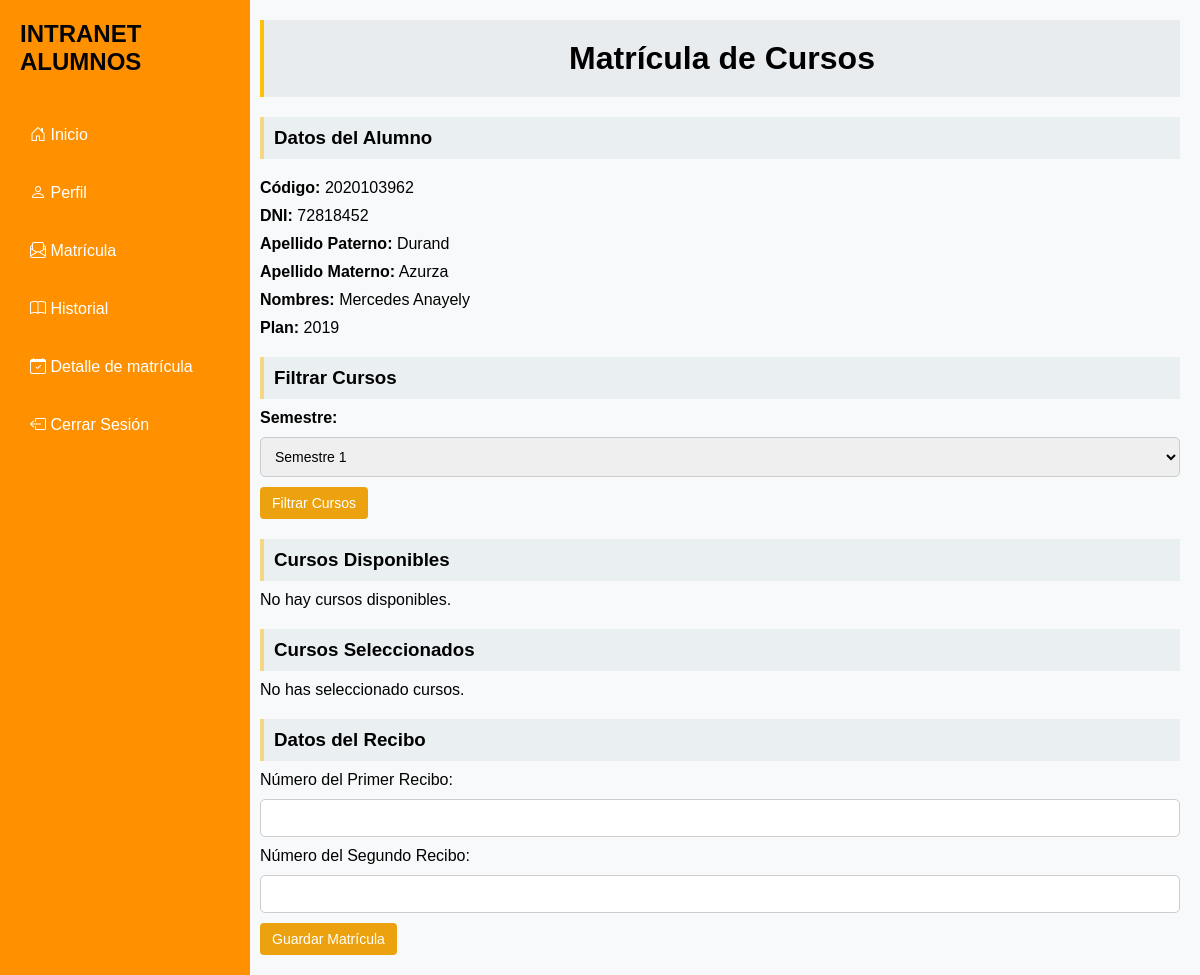
/matricula/ (signed in), run on the app's committed database.
### App/models.py (models this page shows, shortened)
class Alumno(models.Model):
    id_alumno = models.AutoField(primary_key=True)
    codigo = models.CharField(max_length=10, default=1)
    plan = models.ForeignKey(Plan, on_delete=models.CASCADE)
    nombres = models.CharField(max_length=100)
    apellido_paterno = models.CharField(max_length=100)
    apellido_materno = models.CharField(max_length=100)
    dni = models.CharField(max_length=8)
    correo = models.EmailField(max_length=100)
    celular = models.CharField(max_length=9)
    escuela = models.ForeignKey(Escuela, on_delete=models.CASCADE)
    anio = models.IntegerField(default=1)

class Plan (models.Model):
    id_plan = models.AutoField(primary_key=True)
    nombre_plan = models.CharField(max_length=100)
    def __str__(self):
        return self.nombre_plan

### App/views.py (the view, shortened to what this page needs)
# urls.py: path('matricula/', views.matricula, name='matricula'),
@login_required
@alumno_required
def matricula(request):
    usuario = request.user
    alumno = get_object_or_404(Usuario, username=usuario.username).alumno
    form_filtrar = FiltrarCursosForm()
    form_matricula = MatriculaForm()
    cursos_disponibles = []
    cursos_seleccionados = request.session.get('cursos_seleccionados', [])
    cursos_en_canasta = Curso.objects.filter(id__in=cursos_seleccionados)
    creditos_actuales = sum(curso.creditos for curso in cursos_en_canasta)
    return render(request, 'matricula.html', {
        'form_filtrar': form_filtrar,
        'form_matricula': form_matricula,
        'alumno': alumno,
        'cursos_disponibles': cursos_disponibles,
        'cursos_seleccionados': cursos_en_canasta,
        'creditos_actuales': creditos_actuales,
    })

### App/forms.py
class FiltrarCursosForm(forms.Form):
    semestre = forms.ChoiceField(label="Semestre:", choices=[('1', 'Semestre 1'), ('2', 'Semestre 2')])

class MatriculaForm(forms.Form):
    numero_recibo1 = forms.CharField(label='Número del Primer Recibo: ', max_length=20, required=True)
    numero_recibo2 = forms.CharField(label='Número del Segundo Recibo: ', max_length=20, required=True)

### App/templates/matricula.html (shortened to what this page needs)
{% extends 'base.html' %}
{% block content %}
  <div class="Datos_Matricula">
    <h1>Matrícula de Cursos</h1>
    <div class="Datos_Alumno">
      <h3>Datos del Alumno</h3>
      <p><strong>Código:</strong> {{ alumno.codigo }}</p>
      <p><strong>DNI:</strong> {{ alumno.dni }}</p>
      <p><strong>Apellido Paterno:</strong> {{ alumno.apellido_paterno }}</p>
      <p><strong>Apellido Materno:</strong> {{ alumno.apellido_materno }}</p>
      <p><strong>Nombres:</strong> {{ alumno.nombres }}</p>
      <p><strong>Plan:</strong> {{ alumno.plan }}</p>
    </div>
    <div>
      <h3>Filtrar Cursos</h3>
      <form method="POST">
        <strong>{{ form_filtrar.semestre.label }}</strong>{{ form_filtrar.semestre }}
        <button type="submit" name="filtrar_cursos" class="btn-filter">Filtrar Cursos</button>
      </form>
    </div>
    <div>
      <h3>Cursos Disponibles</h3>
      {% if cursos_disponibles %}
      <table class="tabla-canasta">
        <thead>
          <tr>
            <th>Código</th>
            <th>Turno</th>
            <th>Sección</th>
            <th>Asignaturas</th>
            <th>Créditos</th>
            <th>Acción</th>
          </tr>
        </thead>
        <tbody>
          {% for curso in cursos_disponibles %}
          <tr>
            <td>{{ curso.codigo }}</td>
            <td>{{ curso.turno }}</td>
            <td>{{ curso.seccion }}</td>
            <td>{{ curso.nombre_curso }}</td>
            <td>{{ curso.creditos }}</td>
            <td>
              <form method="POST">
                {% csrf_token %}
                <input type="hidden" name="curso_id" value="{{ curso.id }}">
                <button type="submit" class="btn-add">Añadir</button>
              </form>
            </td>
          </tr>
          {% endfor %}
        </tbody>
      </table>
      {% else %}
      <p>No hay cursos disponibles.</p>
      {% endif %}
    </div>
    <div>
      <h3>Cursos Seleccionados</h3>
      {% if cursos_seleccionados %}
      <table class="tabla-canasta">
        <thead>
          <tr>
            <th>Código</th>
            <th>Turno</th>
            <th>Sección</th>
            <th>Asignaturas</th>
            <th>Créditos</th>
            <th>Acción</th>
          </tr>
        </thead>
        <tbody>
          {% for curso in cursos_seleccionados %}
          <tr>
            <td>{{ curso.codigo }}</td>
            <td>{{ curso.turno }}</td>
            <td>{{ curso.seccion }}</td>
            <td>{{ curso.nombre_curso }}</td>
            <td>{{ curso.creditos }}</td>
            <td>
              <form method="POST">
                {% csrf_token %}
                <input type="hidden" name="eliminar_curso_id" value="{{ curso.id }}">
                <button type="submit" class="btn-eliminar">Eliminar</button>
              </form>
            </td>
          </tr>
          {% endfor %}
        </tbody>
      </table>
      {% else %}
      <p>No has seleccionado cursos.</p>
      {% endif %}
    </div>
    <div>
      <h3>Datos del Recibo</h3>
      <form method="POST">
        {{ form_matricula.numero_recibo1.label }} {{ form_matricula.numero_recibo1 }}
        {{ form_matricula.numero_recibo2.label }} {{ form_matricula.numero_recibo2 }}
        <button type="submit" name="guardar_matricula" class="btn-filter">Guardar Matrícula</button>
      </form>
    </div>
  </div>
{% endblock %}

### App/templates/base.html (style rules this page uses)
* { margin: 0; padding: 0; box-sizing: border-box; font-family: Arial, sans-serif; }
body { display: flex; min-height: 100vh; }
.Datos_Matricula h1, .Historial_Matricula h1 { background-color: #e9ecef; padding: 20px; border-left: 4px solid #ffc107; text-align: center; }
.Datos_Matricula h3, .Historial_Matricula h3 { background-color: #eaf0f2; padding: 10px; border-left: 4px solid #f4d883; margin-bottom: 10px; }
.Datos_Matricula, .Historial_Matricula { width: calc(100% - 240px); margin-left: 240px; margin-top: -20px; padding: 20px; display: flex; flex-direction: column; gap: 20px; }
.Datos_Matricula input { width: 30%; margin-bottom: 10px; padding: 5px; }
.Datos_Matricula .Datos_Alumno { display: flex; flex-direction: column; gap: 10px; }
.Datos_Matricula input[type="text"], input[type="number"], input[type="date"], select { width: 100%; padding: 10px; margin: 10px 0px; border: 1px solid #ccc; border-radius: 5px; font-size: 14px; }
.btn-filter { background-color: #eca20e; color: white; border: none; padding: 8px 12px; cursor: pointer; border-radius: 4px; font-size: 14px; }

### data on the page
Alumno: codigo "2020103962", dni "72818452", apellido_paterno "Durand", apellido_materno "Azurza", nombres "Mercedes Anayely", plan "2019"
